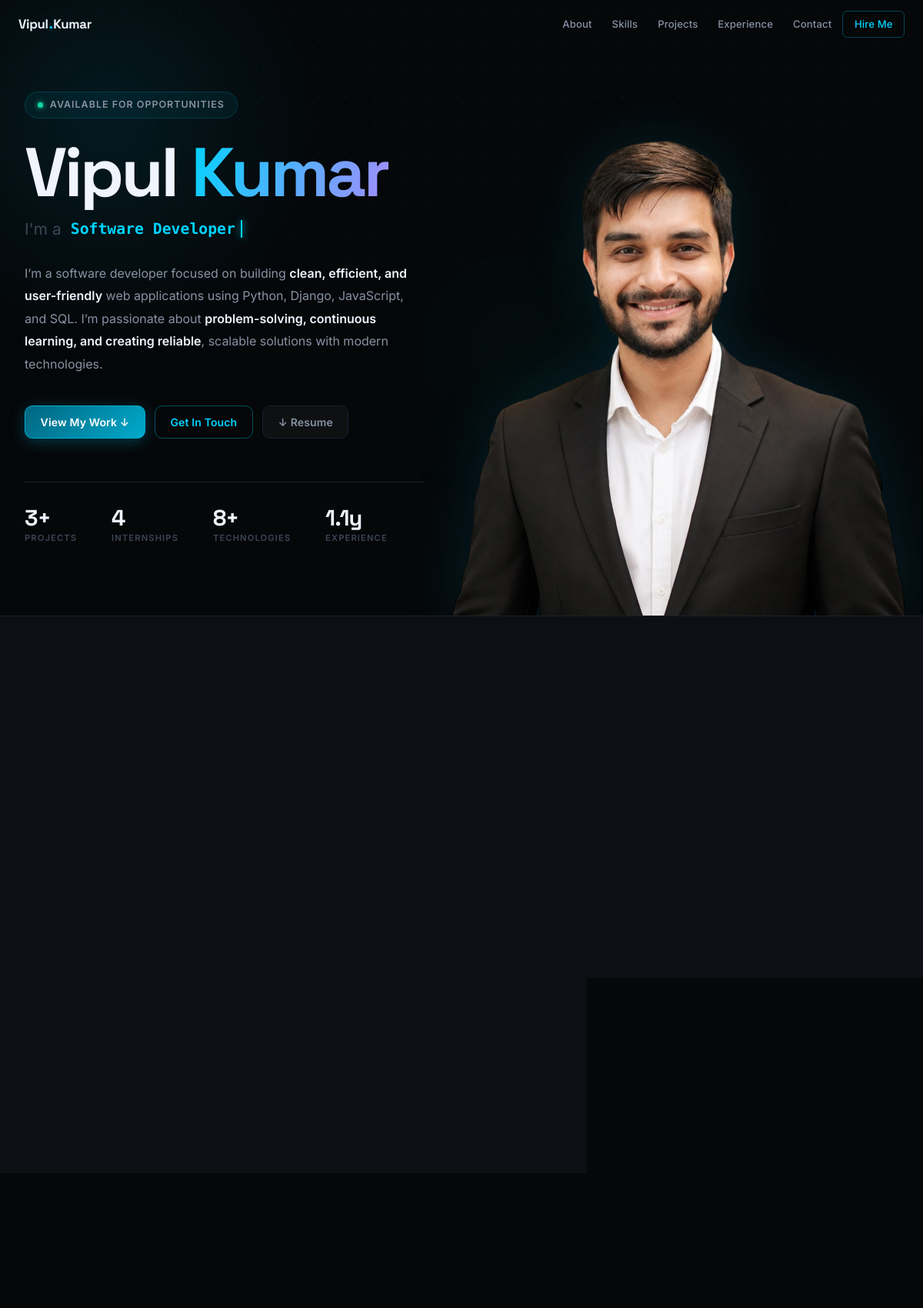
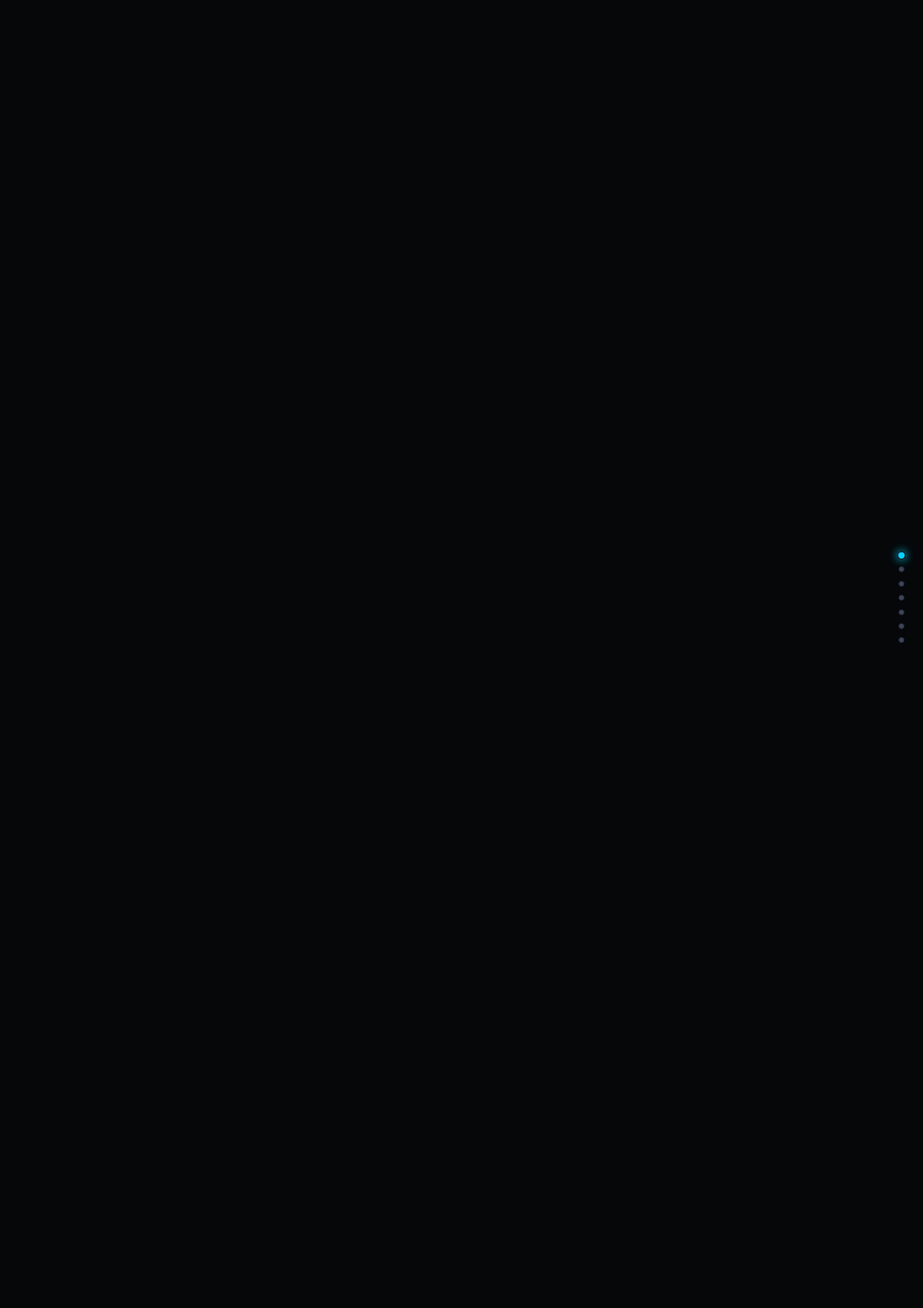
The page / (upper part) on the database its author committed (2 pictures, top to bottom).
### PF_App/models.py (models this page shows, shortened)
class SiteProfile(models.Model):
    full_name        = models.CharField(max_length=100, default="Vipul Kumar")
    first_name       = models.CharField(max_length=50,  default="Vipul")
    last_name        = models.CharField(max_length=50,  default="Kumar")
    tagline          = models.CharField(max_length=200, default="BCA student, Django developer, and lifelong builder.")
    hero_description = models.TextField(default="I build clean, fast, and scalable web applications.")
    about_bio_1      = models.TextField(default="", blank=True)
    about_bio_2      = models.TextField(default="", blank=True)
    about_bio_3      = models.TextField(default="", blank=True)
    location         = models.CharField(max_length=100, default="Delhi, India")
    education        = models.CharField(max_length=150, default="BCA · BCIT 2022-25")
    email            = models.EmailField(default="vipulsam1234@gmail.com")
    github_url       = models.URLField(default="https://github.com/Vipul-Kumar-Dev")
    github_handle    = models.CharField(max_length=100, default="Vipul-Kumar-Dev")
    linkedin_url     = models.URLField(default="https://www.linkedin.com/in/vipul-kumar-dev/")
    linkedin_handle  = models.CharField(max_length=100, default="vipul-kumar-dev")
    languages        = models.CharField(max_length=100, default="English, Hindi")
    resume_note      = models.CharField(max_length=200, default="Get the full picture - all my experience, skills, and projects in one clean PDF.")
    footer_copy      = models.CharField(max_length=200, default="© 2025 Vipul Kumar · Built with Django")
    stat_projects    = models.CharField(max_length=20, default="3+")
    stat_internships = models.CharField(max_length=20, default="2")
    stat_technologies= models.CharField(max_length=20, default="8+")
    stat_experience  = models.CharField(max_length=20, default="1.5y")
    is_available     = models.BooleanField(default=True)
    class Meta:
        verbose_name = "Site Profile"
    @classmethod
    def get(cls):
        obj, _ = cls.objects.get_or_create(pk=1)
        return obj

### PF_App/views.py (the view)
# urls.py: path("",        v.homepage,   name="home"),
def homepage(request):
    return render(request, "Portfolio.html", _public_ctx())

### PF_App/models.py (called while the page is built)
    def bullet_list(self):
        return [b.strip() for b in self.bullets.splitlines() if b.strip()]

### PF_App/views.py (called while the page is built)
def _public_ctx():
    profile = SiteProfile.get()
    return {
        "profile":  profile,
        "skills":   Skill.objects.all(),
        "projects": Project.objects.all(),
        "exp":      Experience.objects.all(),
        "certs":    Certification.objects.all(),
        "roles":    list(TypedRole.objects.values_list("label", flat=True)),
        "faqs":     FAQItem.objects.all(),
    }

### Templates/Portfolio.html (shortened to what this page needs)
{% load static %}
<!doctype html>
<html lang="en">
  <head>
    <link rel="stylesheet" href="{% static 'base.css' %}" />
  </head>
  <body>
    <nav class="side-nav" aria-label="Page sections">
      <a href="#hero" class="sn-dot" title="Top"></a>
      <a href="#about" class="sn-dot" title="About"></a>
      <a href="#skills" class="sn-dot" title="Skills"></a>
      <a href="{% url 'projects' %}" class="sn-dot" title="Projects"></a>
      <a href="#experience" class="sn-dot" title="Experience"></a>
      <a href="#certs" class="sn-dot" title="Certs"></a>
      <a href="#contact" class="sn-dot" title="Contact"></a>
    </nav>
    <nav class="nav" id="nav">
      <a href="#" class="nav-logo"
        >{{ profile.first_name }}<span class="dot">.</span>{{ profile.last_name }}</a
      >
      <div class="nav-links" id="nav-links">
        <a href="#about" class="nav-link">About</a>
        <a href="#skills" class="nav-link">Skills</a>
        <a href="{% url 'projects' %}" class="nav-link">Projects</a>
        <a href="#experience" class="nav-link">Experience</a>
        <a href="#contact" class="nav-link">Contact</a>
        <a href="{% url 'contact' %}" class="nav-link nav-cta">Hire Me</a>
      </div>
    </nav>
    <section class="hero" id="hero">
      <div class="hero-orb hero-orb-1"></div>
      <div class="hero-orb hero-orb-2"></div>
      <div class="hero-orb hero-orb-3"></div>
      <div class="hero-grid"></div>
      <img
        src="{% static 'ProfileImage.png' %}"
        alt="Vipul Kumar"
        class="hero-photo"
      />
      <div class="hero-content">
        {% if profile.is_available %}
        <div class="hero-eyebrow">
          <span class="avail-dot"></span> Available for opportunities
        </div>
        {% endif %}
        <h1 class="hero-name">
          <span class="first">{{ profile.first_name }} </span
          ><span class="last">{{ profile.last_name }}</span>
        </h1>
        <p class="hero-role">
          <span class="hero-role-prefix">I'm a&nbsp;</span>
          <span class="typed" id="htyped"></span
          ><span class="hero-cursor"></span>
        </p>
        <p class="hero-desc">{{ profile.hero_description|safe }}</p>
        <div class="hero-btns">
          <a href="{% url 'projects' %}" class="btn btn-primary">View My Work ↓</a>
          <a href="{% url 'contact' %}" class="btn btn-outline">Get In Touch</a>
          <a href="{% static 'Resume.pdf' %}" class="btn btn-ghost" download
            >↓ Resume</a
          >
        </div>
        <div class="hero-stats">
          <div class="hs-item">
            <div class="hs-num">{{ profile.stat_projects }}</div>
            <div class="hs-lbl">Projects</div>
          </div>
          <div class="hs-item">
            <div class="hs-num">{{ profile.stat_internships }}</div>
            <div class="hs-lbl">Internships</div>
          </div>
          <div class="hs-item">
            <div class="hs-num">{{ profile.stat_technologies }}</div>
            <div class="hs-lbl">Technologies</div>
          </div>
          <div class="hs-item">
            <div class="hs-num">{{ profile.stat_experience }}</div>
            <div class="hs-lbl">Experience</div>
          </div>
        </div>
      </div>
    </section>
    <section class="section section-alt" id="about">
      <div class="about-strip">
      </div>
    </section>
    <section class="section" id="skills">
      <div class="skills-layout">
      </div>
    </section>
    <section class="section" id="experience">
      <div class="timeline">
      </div>
    </section>
  </body>
</html>

### static/base.css (style rules this page uses)
:root { --bg-base : #050709; --bg-surface: #0c0f14; --bg-overlay: #111520; --bg-card : #0e1118; --bg-input : #090c11; --bg-glass : rgba(14, 17, 24, 0.7); --cyan : #00d4ff; --cyan-mid : #00aacc; --cyan-dark : #006680; --cyan-dim : rgba(0, 212, 255, 0.08); --cyan-glow : 0 0 24px rgba(0, 212, 255, 0.35), 0 0 60px rgba(0, 212, 255, 0.12); --cyan-glow-sm: 0 0 12px rgba(0, 212, 255, 0.25); --violet : #a78bfa; --violet-mid : #7c3aed; --violet-dim : rgba(167, 139, 250, 0.10); --violet-glow : 0 0 20px rgba(167, 139, 250, 0.30); --emerald : #10d9a0; --emerald-dim : rgba(16, 217, 160, 0.10); --amber : #f59e0b; --amber-dim : rgba(245, 158, 11, 0.10); --red : #f87171; --red-dim : rgba(248, 113, 113, 0.10); --t1 : #f0f4ff; --t2 : #8892a4; --t3 : #3d4557; --t4 : #1e2333; --b1 : #1a1f2e; --b2 : rgba(0, 212, 255, 0.25); --b3 : rgba(167, 139, 250, 0.20); --r : 10px; --r-sm : 6px; --r-lg : 16px; --r-xl : 24px; --r-pill: 999px; --sh-sm : 0 2px 8px rgba(0,0,0,.6); --sh-md : 0 8px 32px rgba(0,0,0,.7); --sh-lg : 0 20px 60px rgba(0,0,0,.8); --sh-card: 0 4px 24px rgba(0,0,0,.5), inset 0 1px 0 rgba(255,255,255,.04); --sans : 'Space Grotesk', 'Inter', system-ui, sans-serif; --body : 'Inter', system-ui, sans-serif; --mono : 'Fira Code', 'Cascadia Code', monospace; }
*, *::before, *::after { margin: 0; padding: 0; box-sizing: border-box; }
html { scroll-behavior: smooth; font-size: 16px; }
body { background: var(--bg-base); color: var(--t1); font-family: var(--body); -webkit-font-smoothing: antialiased; -moz-osx-font-smoothing: grayscale; line-height: 1.65; overflow-x: hidden; }
img { display: block; max-width: 100%; }
a { color: inherit; text-decoration: none; }
.nav { position: fixed; top: 0; left: 0; right: 0; z-index: 900; height: 64px; display: flex; align-items: center; padding: 0 max(1.5rem, calc((100% - 1160px) / 2)); background: transparent; transition: background .4s, border-color .4s, box-shadow .4s; border-bottom: 1px solid transparent; }
.nav-logo { font-family: var(--sans); font-weight: 700; font-size: 1.05rem; color: var(--t1); letter-spacing: -.02em; display: flex; align-items: center; gap: 1px; }
.nav-logo .dot { color: var(--cyan); text-shadow: 0 0 10px var(--cyan); }
.nav-links { display: flex; align-items: center; gap: .15rem; margin-left: auto; }
.nav-links a { font-size: .82rem; font-weight: 500; color: var(--t2); padding: .4em .9em; border-radius: var(--r-sm); letter-spacing: .01em; transition: color .2s, background .2s; }
.nav-cta { color: var(--cyan) !important; border: 1px solid rgba(0,212,255,.3) !important; border-radius: var(--r-sm) !important; padding: .4em 1.1em !important; transition: background .2s, box-shadow .2s, border-color .2s !important; }
.section { padding: 96px max(2rem, calc((100% - 1160px) / 2)); position: relative; }
.section-alt { background: var(--bg-surface); border-top: 1px solid var(--b1); border-bottom: 1px solid var(--b1); }
.btn { display: inline-flex; align-items: center; gap: .5rem; font-family: var(--body); font-size: .875rem; font-weight: 600; padding: .65em 1.4em; border-radius: var(--r); border: 1px solid transparent; cursor: pointer; text-decoration: none; transition: background .22s, border-color .22s, box-shadow .22s, transform .18s, color .22s; white-space: nowrap; letter-spacing: .01em; }
.btn-primary { background: linear-gradient(135deg, var(--cyan-dark), var(--cyan-mid)); border-color: var(--cyan-mid); color: #fff; box-shadow: 0 4px 20px rgba(0,212,255,.25); }
.btn-outline { background: transparent; border-color: rgba(0,212,255,.35); color: var(--cyan); }
.btn-ghost { background: rgba(255,255,255,.04); border-color: var(--b1); color: var(--t2); }
.avail-dot { display: inline-block; width: 7px; height: 7px; border-radius: 50%; background: var(--emerald); box-shadow: 0 0 6px var(--emerald); animation: pulse-ring 2s ease-out infinite; flex-shrink: 0; }

### rows shown on the page
SiteProfile: first_name "Vipul", last_name "Kumar", hero_description "I’m a software developer focused on building clean, efficient, and user-friendly web applications using Python, Django, JavaScript, and SQL. I’m passionate about problem-solving, continuous learning, and creating reliable , scalable solutions with modern technologies.", stat_projects "3+", stat_internships "4", stat_technologies "8+", stat_experience "1.1y"
